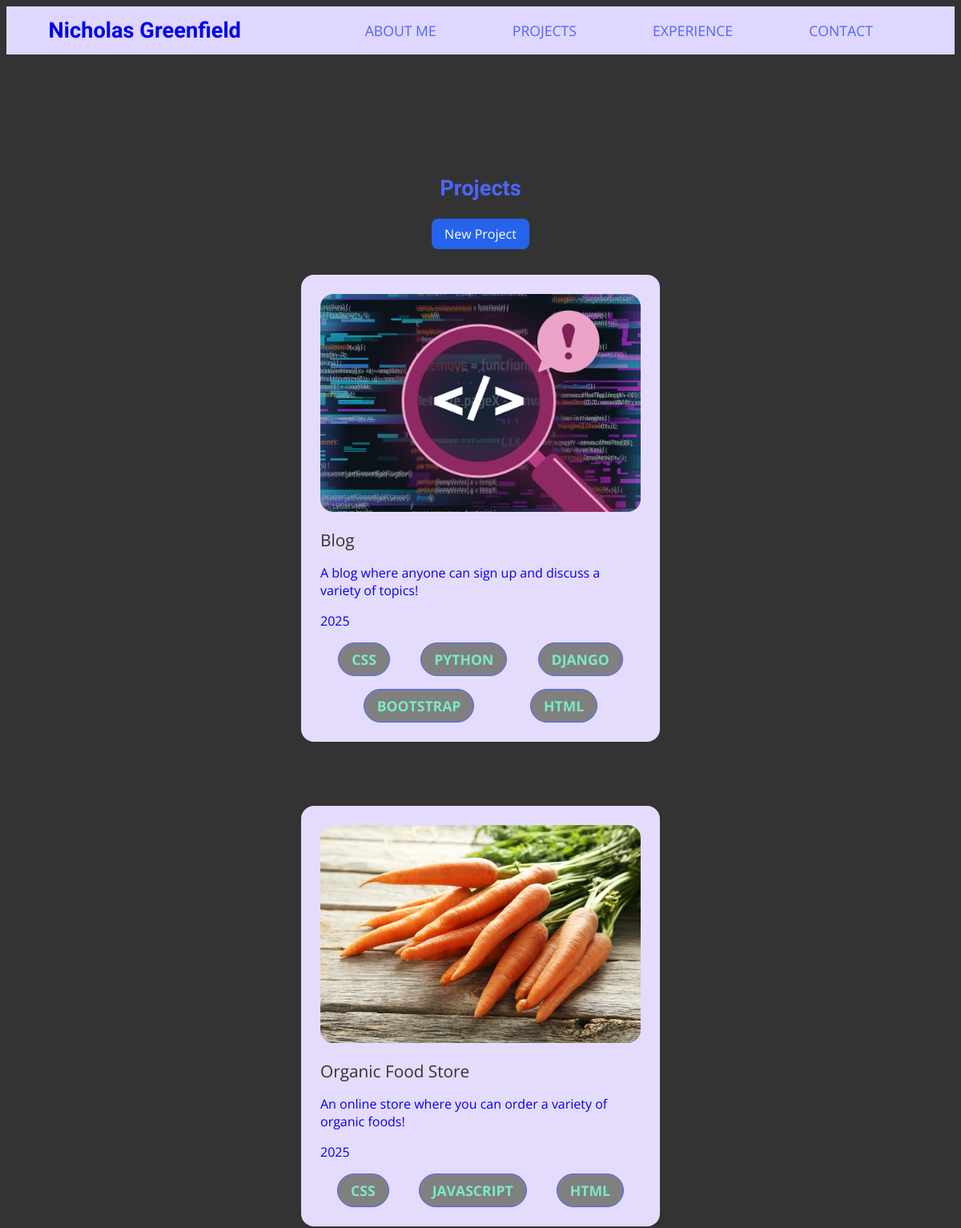
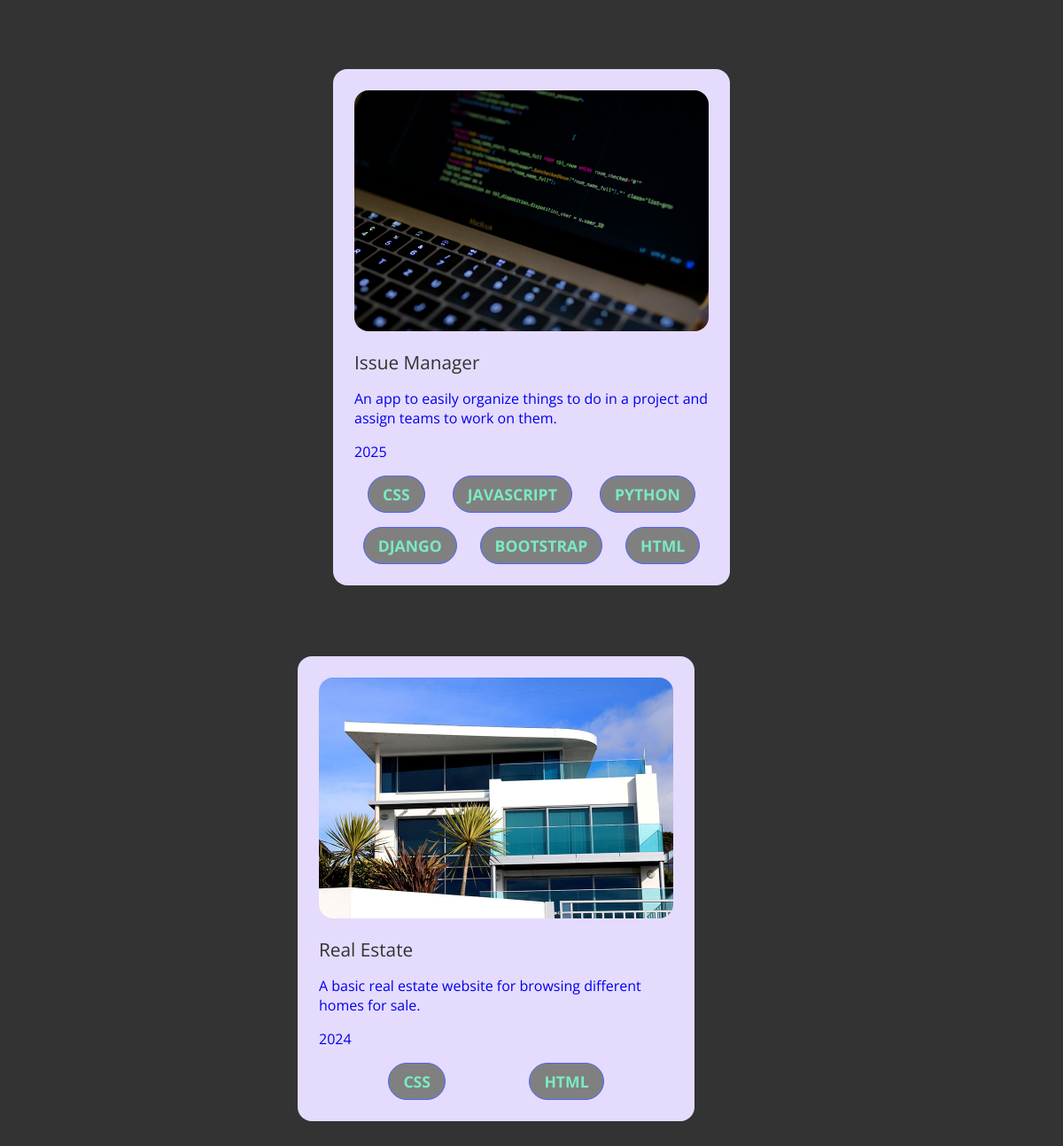
/projects/list/, run on the app's committed database (2 pictures, top to bottom).
### projects/models.py (models this page shows, shortened)
class Project(models.Model):
    name = models.CharField(max_length=100)
    description = models.TextField()
    year = models.IntegerField()
    skill = models.ManyToManyField(Skill)
    image = models.ImageField(upload_to="static/img/")
    url = models.URLField()

class Skill(models.Model):
    name = models.CharField(max_length=100)

### projects/views.py (the view)
# urls.py: path("list/", views.projects_list_view, name="list"),
def projects_list_view(request):
    projects = Project.objects.all().order_by('-year')
    return render(request, "projects/list.html", {"projects": projects})

### templates/projects/list.html (shortened to what this page needs)
{% extends 'base.html' %}
{% load static %}
{% block content %}
<section class="projects-section center-column">
    <h2 class="subtitles">Projects</h2>
    <div>
        <a class="new-project-btn" href="{% url 'new_project' %}">New Project</a>
    </div>
    <div class="projects-list center-row">
        {% for project in projects %}
         <div class="projects-card">
            <a href="{{ project.url }}" target="_blank">
                <img src="{{ project.image.url }}" alt="project">
                <p class="card-name">{{ project.name }}</p>
                <p>{{ project.description }}</p>
                <p>{{ project.year }}</p>
                <div class="projects-skills">
                    {% for skill in project.skill.all %}
                        <label class="text-label">{{ skill.name }}</label>
                    {% endfor %}
                </div>
            </a>
        </div>
        {% endfor %}
    </div>
</section>
{% endblock content %}

### templates/base.html (shortened to what this page needs)
{% load static %}
<!DOCTYPE html>
<html lang="en">
<head>
    <link rel="stylesheet" href="{% static 'css/base.css' %}">
    <link rel="stylesheet" href="{% static 'css/sections.css' %}">
    <link rel="stylesheet" href="{% static 'css/header.css' %}">
    <link rel="stylesheet" href="{% static 'css/responsive.css' %}">
</head>
<body>
    <header class="center-row">
        <div class="header-left center-row">
            <a href="{% url 'home' %}">
                <h2>Nicholas Greenfield</h2>
            </a>
        </div>
        <nav class="header-right center-row">
            <div class="nav-options center-row" id="navOptions">
                <a href="{% url 'about' %}">About Me</a>
                <a href="{% url 'list' %}">Projects</a>
                <a href="{% url 'experience' %}">Experience</a>
                <a href="{% url 'contact' %}">Contact</a>
            </div>
        </nav>
   </header>
    {% block content %}
    {% endblock content %}
</body>
</html>

### static/css/base.css (style rules this page uses)
:root { --lobster-font: "Lobster Two", sans-serif; --open-sans-font: "Open Sans", sans-serif; --primary-color: #4c64ff; --secondary-color: rgb(121, 235, 191); --background-color: rgb(51, 51, 51); --text-color: #D0D5FB; }
html { font-family: var(--open-sans-font); color: var(--text-color); background-color: var(--background-color); font-size: 16px; }
a { text-decoration: none; }
h2 { font-family: var(--lobster-font); font-size: 1.7rem; }
.subtitles { color: var(--primary-color); }
.text-label { background-color: gray; border: 1px solid var(--primary-color); padding: 0.5rem 1rem; border-radius: 25px; color: var(--secondary-color); font-weight: bold; text-transform: uppercase; font-size: 1.1rem; }
p { font-size: 1rem; }
.center-row { display: flex; justify-content: center; align-items: center; }
.center-column { display: flex; flex-direction: column; justify-content: center; align-items: center; }

### static/css/sections.css (style rules this page uses)
.about-section, .skills-section, .projects-section, .experience-section { padding: 2rem; }
.projects-section { margin-top: 6rem; }
.projects-list { flex-wrap: wrap; width: 80%; gap: 5rem; margin-bottom: 2rem; margin-top: 2rem; }
.projects-card { background-color: rgb(229, 219, 253); width: 25rem; border-radius: 1rem; height: auto; padding: 1.5rem; display: flex; flex-direction: column; }
.projects-card img { width: 100%; border-radius: 1rem; height: 17rem; object-fit: cover; object-position: center 100%; }
.projects-skills { text-align: center; display: flex; justify-content: space-evenly; flex-wrap: wrap; gap: 1rem; }
.card-name { text-transform: capitalize; font-size: 1.3rem; color: #333; margin-top: 1rem; margin-bottom: 0.5rem; }
.new-project-btn { display: inline-block; padding: 0.5rem 1rem; background-color: #2563eb; color: white; border-radius: 0.5rem; text-decoration: none; transition: background-color 0.2s ease; }

### static/css/header.css (style rules this page uses)
header { height: 60px; background-color: rgb(223, 215, 255); top: 0px; position: sticky; }
.header-left { width: 30%; }
.header-right { width: 70%; padding: 1rem; }
.nav-options { width: 100%; justify-content: space-evenly; }
.nav-options a { color: var(--primary-color); font-size: 1.1rem; text-transform: uppercase; margin: 2% 1%; padding: 1px; }

### data on the page
Project: image (picture), name "Blog", description "A blog where anyone can sign up and discuss a variety of topics!", year "2025"
Skill: name "CSS"
Skill: name "PYTHON"
Skill: name "DJANGO"
Skill: name "BOOTSTRAP"
Skill: name "HTML"
Project: image (picture), name "Organic Food Store", description "An online store where you can order a variety of organic foods!", year "2025"
Skill: name "JAVASCRIPT"
Project: image (picture), name "Issue Manager", description "An app to easily organize things to do in a project and assign teams to work on them.", year "2025"
Project: image (picture), name "Real Estate", description "A basic real estate website for browsing different homes for sale.", year "2024"
